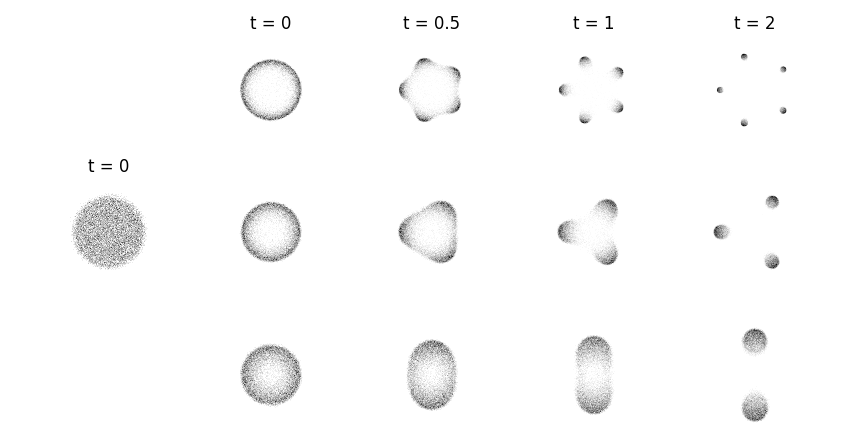

Reproduce this figure in Python.
import matplotlib.pyplot as plt
import numpy as np
import seaborn as sns

#plot two dimensional data

files = ['../Complex/a5t0.dat', '../Complex/a5t05.dat', '../Complex/a5t1.dat', '../Complex/a5t2.dat',
         '../Complex/a3t0.dat', '../Complex/a3t05.dat', '../Complex/a3t1.dat', '../Complex/a3t2.dat', 
         '../Complex/a2t0.dat', '../Complex/a2t05.dat', '../Complex/a2t1.dat', '../Complex/a2t2.dat',
         '../Complex/a1t0.dat']

data = []

beta = 2
N = 100

for file in files:
    dataaux = []
    with open(file) as f:
        for line in f:
            aux = line.split(" ")
            # filter empty string and \n
            aux = list(filter(lambda x: x != '\n' and x != '', aux))
            # make a list of complex numbers
            aux = np.array([float(i) for i in aux])
            # change shape to (N, 2)
            aux = aux.reshape(-1, N)
            for i in range(aux.shape[1]):
                dataaux.append(complex(aux[0, i], aux[1, i]))
    data.append(dataaux)

# plot two dimensional data
fig, ax = plt.subplots(3, 5, tight_layout=True)
# set proportion
plt.gca().set_aspect('equal')

# scatter
# ax.scatter([i.real for i in data[0]], [i.imag for i in data[0]], color='grey', s=1)

# #heatmap 2d greyscale

#grid
l = 10
s = 500

for i in range(3):
    for t in range(1,5):
        print(i, t)
        adata = data[i*4 + t - 1]
        Z = np.zeros((s, s))
        for k in range(len(adata)):
            part = adata[k]
            coordx = int((part.real + l) / (2 * l) * s)
            coordy = int((part.imag + l) / (2 * l) * s)
            if abs(coordx) < s and abs(coordy) < s:
                Z[coordy, coordx] += 1

        #normalize
        Z = Z / np.sum(Z)
        ax[i, t].imshow(1 - Z, cmap='gray', interpolation='nearest')

adata = data[12]
Z = np.zeros((s, s))
for k in range(len(adata)):
    part = adata[k]
    coordx = int((part.real + l) / (2 * l) * s)
    coordy = int((part.imag + l) / (2 * l) * s)
    if abs(coordx) < s and abs(coordy) < s:
        Z[coordy, coordx] += 1

#normalize
Z = Z / np.sum(Z)
ax[1, 0].imshow(1 - Z, cmap='gray', interpolation='nearest')

#turn off axis
for i in range(3):
    for j in range(5):
        ax[i, j].axis('off')

ax[0, 1].set_title('t = 0')
ax[0, 2].set_title('t = 0.5')
ax[0, 3].set_title('t = 1')
ax[0, 4].set_title('t = 2')

ax[1, 0].set_title('t = 0')

# ax[0,1].set_ylabel('a = 5')
# ax[1,1].set_ylabel('a = 3')
# ax[2,1].set_ylabel('a = 2')
# ax[3,1].set_ylabel('a = 1')

# ax[]

plt.savefig('complexplot.png')

plt.show()